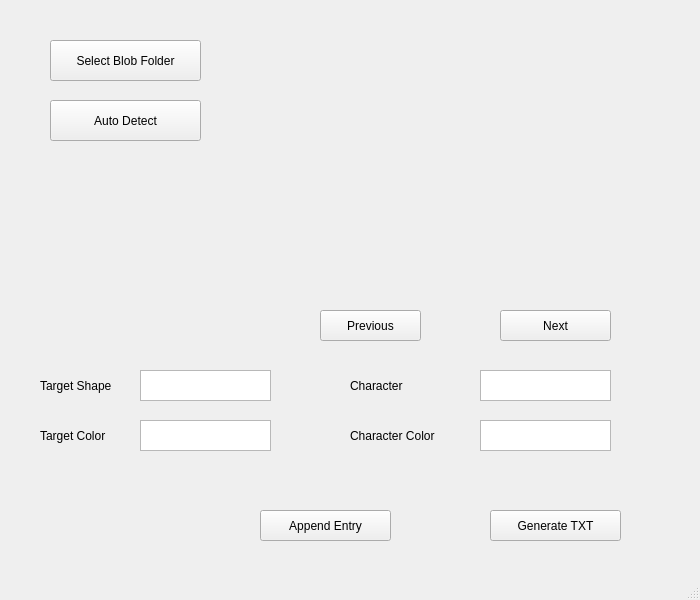
<?xml version="1.0" encoding="UTF-8"?>
<ui version="4.0">
 <class>MainWindow</class>
 <widget class="QMainWindow" name="MainWindow">
  <property name="geometry">
   <rect>
    <x>0</x>
    <y>0</y>
    <width>700</width>
    <height>600</height>
   </rect>
  </property>
  <property name="windowTitle">
   <string>Edhitha Blob Characterizer (Dev)</string>
  </property>
  <widget class="QWidget" name="centralwidget">
   <widget class="QPlainTextEdit" name="inp_target_shape">
    <property name="geometry">
     <rect>
      <x>140</x>
      <y>370</y>
      <width>131</width>
      <height>31</height>
     </rect>
    </property>
   </widget>
   <widget class="QLabel" name="label_3">
    <property name="geometry">
     <rect>
      <x>40</x>
      <y>420</y>
      <width>91</width>
      <height>31</height>
     </rect>
    </property>
    <property name="text">
     <string>Target Color</string>
    </property>
   </widget>
   <widget class="QLabel" name="label_2">
    <property name="geometry">
     <rect>
      <x>40</x>
      <y>370</y>
      <width>91</width>
      <height>31</height>
     </rect>
    </property>
    <property name="text">
     <string>Target Shape</string>
    </property>
   </widget>
   <widget class="QPlainTextEdit" name="inp_char">
    <property name="geometry">
     <rect>
      <x>480</x>
      <y>370</y>
      <width>131</width>
      <height>31</height>
     </rect>
    </property>
   </widget>
   <widget class="QPushButton" name="fit_char_button">
    <property name="geometry">
     <rect>
      <x>50</x>
      <y>100</y>
      <width>151</width>
      <height>41</height>
     </rect>
    </property>
    <property name="text">
     <string>Auto Detect</string>
    </property>
   </widget>
   <widget class="QPlainTextEdit" name="inp_target_color">
    <property name="geometry">
     <rect>
      <x>140</x>
      <y>420</y>
      <width>131</width>
      <height>31</height>
     </rect>
    </property>
   </widget>
   <widget class="QPushButton" name="gen_sheet_button">
    <property name="geometry">
     <rect>
      <x>490</x>
      <y>510</y>
      <width>131</width>
      <height>31</height>
     </rect>
    </property>
    <property name="text">
     <string>Generate TXT</string>
    </property>
   </widget>
   <widget class="QPushButton" name="blob_next">
    <property name="geometry">
     <rect>
      <x>500</x>
      <y>310</y>
      <width>111</width>
      <height>31</height>
     </rect>
    </property>
    <property name="text">
     <string>Next</string>
    </property>
   </widget>
   <widget class="QPushButton" name="blob_prev">
    <property name="geometry">
     <rect>
      <x>320</x>
      <y>310</y>
      <width>101</width>
      <height>31</height>
     </rect>
    </property>
    <property name="text">
     <string>Previous</string>
    </property>
   </widget>
   <widget class="QPushButton" name="folder_button">
    <property name="geometry">
     <rect>
      <x>50</x>
      <y>40</y>
      <width>151</width>
      <height>41</height>
     </rect>
    </property>
    <property name="text">
     <string>Select Blob Folder</string>
    </property>
   </widget>
   <widget class="QLabel" name="label_4">
    <property name="geometry">
     <rect>
      <x>350</x>
      <y>370</y>
      <width>91</width>
      <height>31</height>
     </rect>
    </property>
    <property name="text">
     <string>Character</string>
    </property>
   </widget>
   <widget class="QLabel" name="label_5">
    <property name="geometry">
     <rect>
      <x>350</x>
      <y>420</y>
      <width>121</width>
      <height>31</height>
     </rect>
    </property>
    <property name="text">
     <string>Character Color</string>
    </property>
   </widget>
   <widget class="QPlainTextEdit" name="inp_char_color">
    <property name="geometry">
     <rect>
      <x>480</x>
      <y>420</y>
      <width>131</width>
      <height>31</height>
     </rect>
    </property>
   </widget>
   <widget class="QPushButton" name="insert_entry_button">
    <property name="geometry">
     <rect>
      <x>260</x>
      <y>510</y>
      <width>131</width>
      <height>31</height>
     </rect>
    </property>
    <property name="text">
     <string>Append Entry</string>
    </property>
   </widget>
  </widget>
  <widget class="QStatusBar" name="statusbar"/>
 </widget>
 <resources/>
 <connections/>
</ui>
